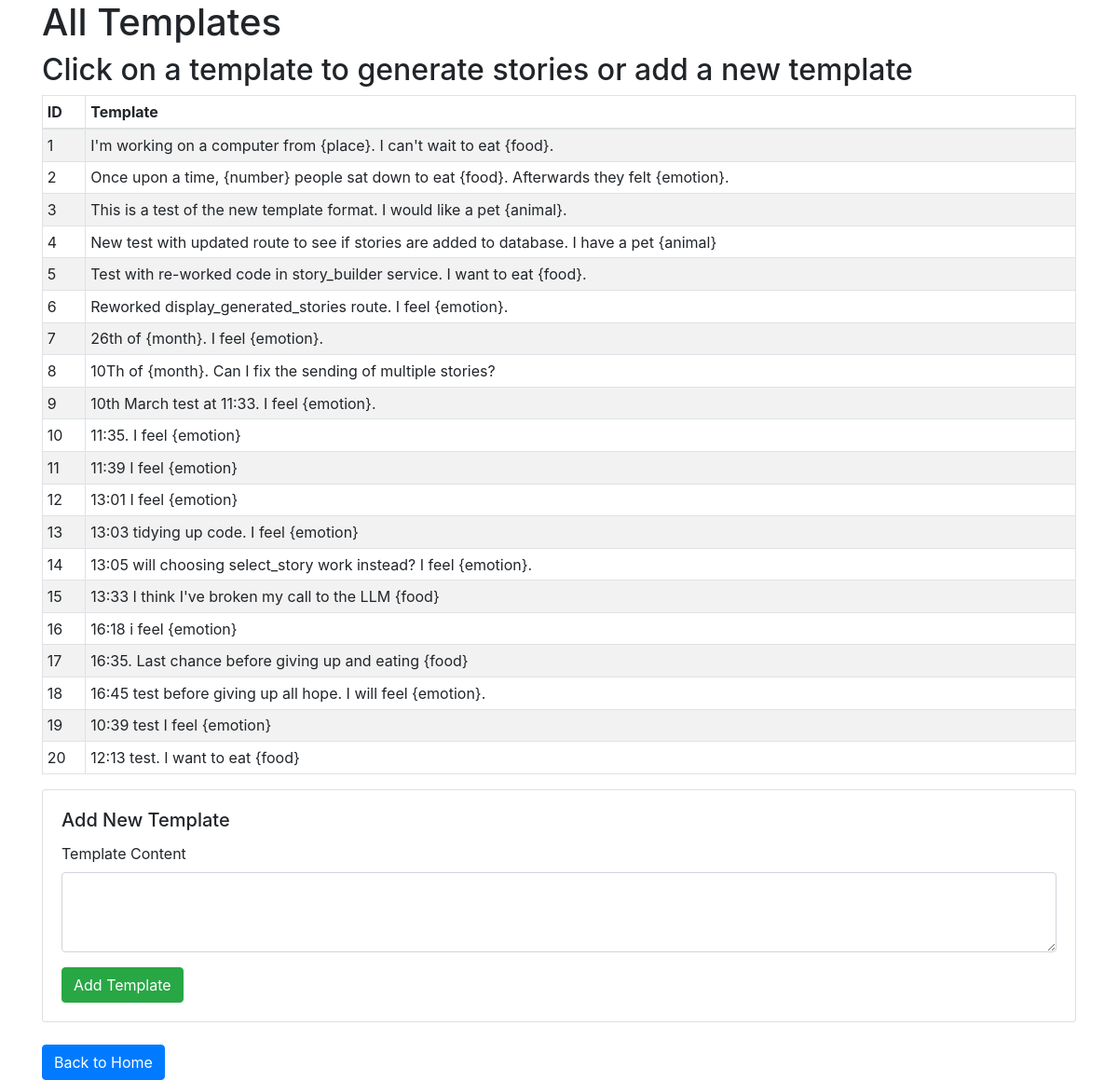
Page /see_all_templates on the earlier database version.
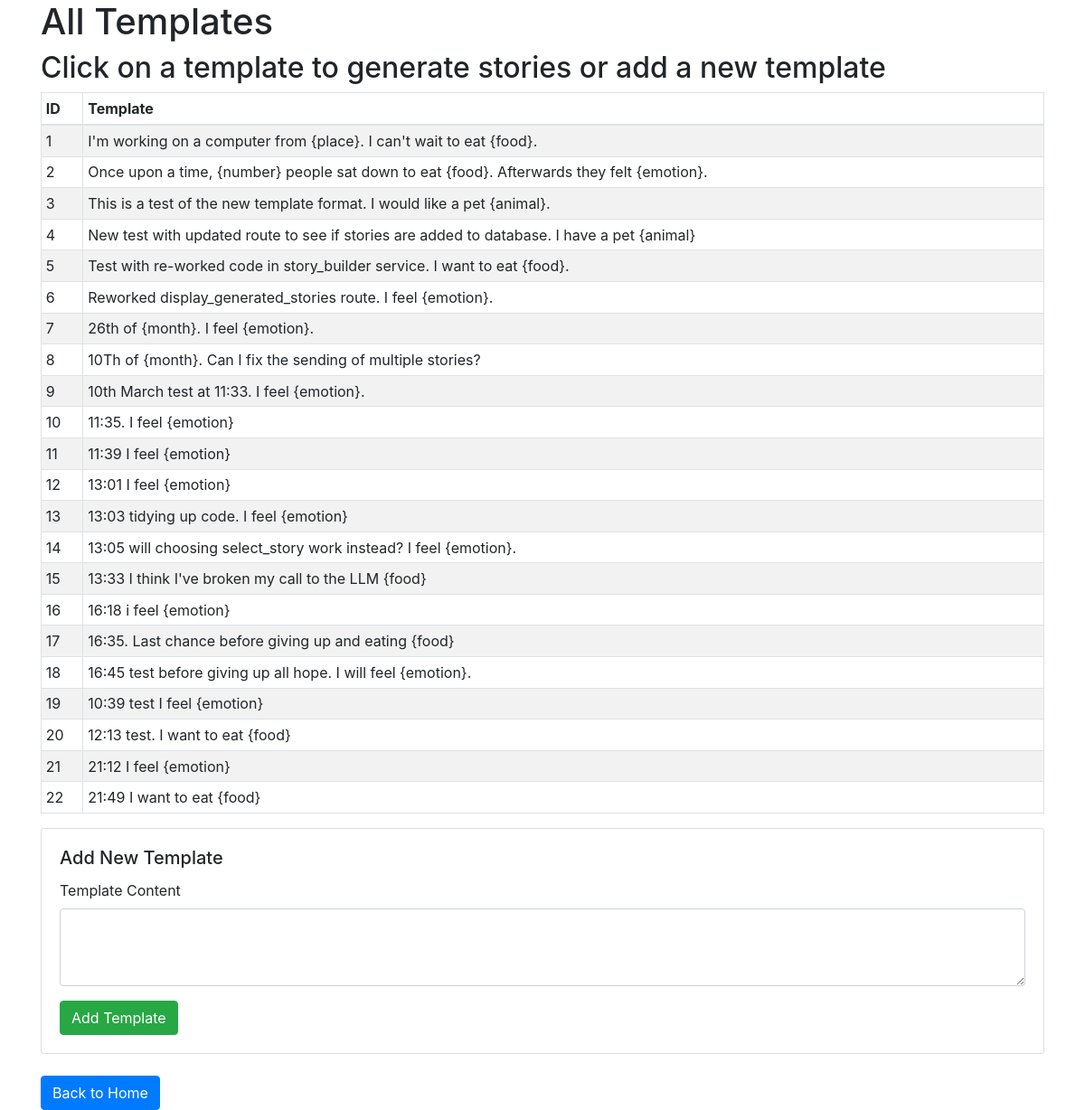
Same page on the later database version.
### app/models.py (models this page shows, shortened)
class Template(db.Model):
    __tablename__ = 'template'
    template_id = db.Column(db.Integer, primary_key=True, autoincrement=True)
    content = db.Column(db.Text, nullable=False)

### app/routes.py (the view)
@bp.route('/see_all_templates')
def see_all_templates():
    templates = story_builder_service.get_all_templates()
    return render_template('see_all_templates.html', templates=templates)

### app/services/story_builder_service.py (called while the page is built)
def get_all_templates():
    return db.session.query(Template).all()

### app/templates/see_all_templates.html (shortened to what this page needs)
<!DOCTYPE html>
<html lang="en">
<head>
    <link rel="stylesheet" href="{{ url_for('static', filename='css/static.css') }}">
    <link rel="stylesheet" href="https://stackpath.bootstrapcdn.com/bootstrap/4.5.2/css/bootstrap.min.css">
</head>
<body>
    <div class="container">
        <h1>All Templates</h1>
        <h2>Click on a template to generate stories or add a new template</h2>
        <table class="table table-striped table-bordered table-hover table-sm">
            <thead>
                <tr>
                    <th>ID</th>
                    <th>Template</th>
                </tr>
            </thead>
            <tbody>
                {% for template in templates %}
                    <tr class="clickable-row">
                        <form action="{{ url_for('main.generate_stories') }}" method="POST">
                            <td>{{ template.template_id }}</td>
                            <td>{{ template.content }}</td>
                        </form>
                    </tr>
                {% endfor %}
            </tbody>
        </table>
         <div class="card mb-4">
            <div class="card-body">
                <h5 class="card-title">Add New Template</h5>
                <form action="{{ url_for('main.add_template') }}" method="POST">
                    <div class="form-group">
                        <label for="template_content">Template Content</label>
                        <textarea class="form-control" id="template_content" name="template_content" rows="3" required></textarea>
                    </div>
                    <button type="submit" class="btn btn-success">Add Template</button>
                </form>
            </div>
        </div>
        <a href="{{ url_for('main.index') }}" class="btn btn-primary">Back to Home</a>
    </div>
</body>
</html>

### app/static/css/static.css (style rules this page uses)
.clickable-row { cursor: pointer; }

### app/templates/see_all_templates.html (style rules this page uses)
.clickable-row { cursor: pointer; }

Differences in the rows shown:
added Template: template_id "21", content "21:12 I feel {emotion}"
added Template: template_id "22", content "21:49 I want to eat {food}"
